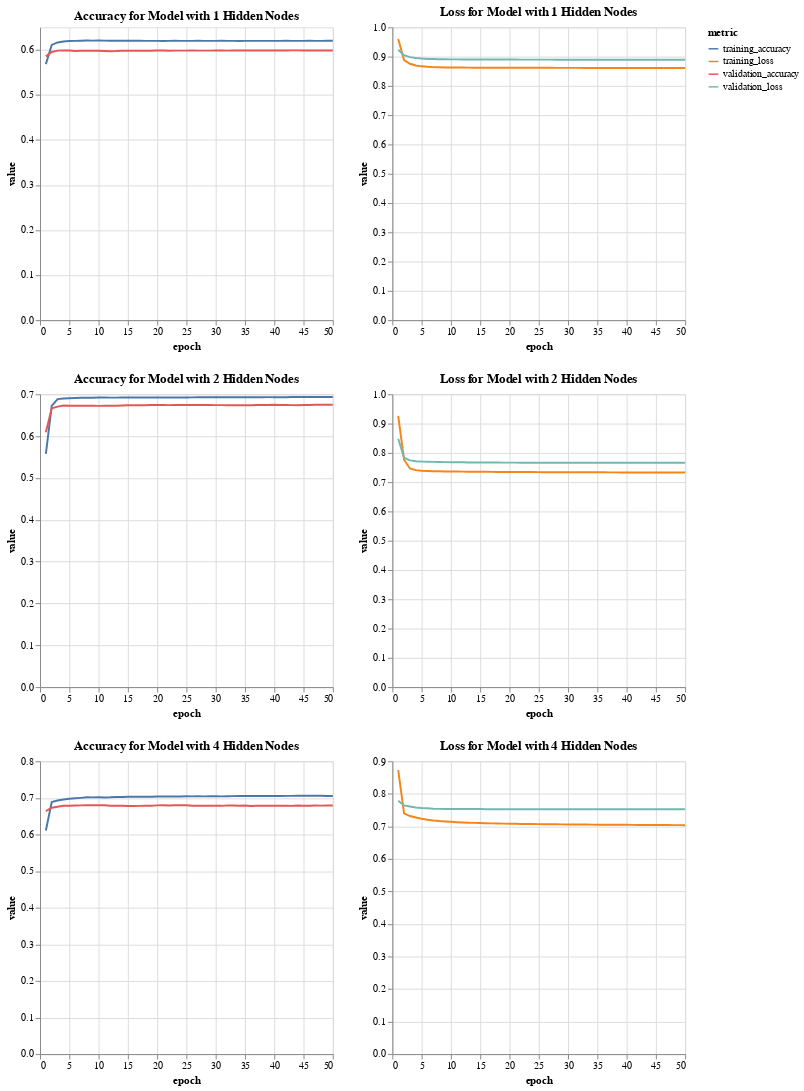

This figure's notebook cell:
### Markdown cell above
8. **Neural Network:**

    In our exploration and tuning of neural networks, we focus on the following hyperparameters:

    - **Single hidden layer, varying the number of nodes**. 

        - Start with a single node in the hidden layer. Use a graph to depict the progression of loss and accuracy for both the training and validation sets, with the horizontal axis representing the number of training epochs and the vertical axis showing loss and accuracy. Training this network should be relatively fast, so let's conduct training for 50 epochs. Observing the graph, what do you conclude? Is the network underfitting or overfitting? Why?

        - Repeat the above process using 2 and 4 nodes in the hidden layer. Use the same type of graph to document your observations regarding loss and accuracy.

        - Start with 8 nodes in the hidden layer and progressively double the number of nodes until it surpasses the number of nodes in the input layer. This results in seven experiments and corresponding graphs for the following configurations: 8, 16, 32, 64, 128, 256, and 512 nodes. Document your observations throughout the process.
        
        - Ensure that the **number of training epochs** is adequate for **observing an increase in validation loss**. **Tip**: During model development, start with a small number of epochs, such as 5 or 10. Once the model appears to perform well, test with larger values, like 40 or 80 epochs, which proved reasonable in our tests. Based on your observations, consider conducting further experiments, if needed. How many epochs were ultimately necessary?

### Code cell
import tensorflow as tf
import pandas as pd
import altair as alt
from tensorflow.keras.models import Sequential
from tensorflow.keras.layers import InputLayer, Dense

# Set random seed for reproducibility
tf.random.set_seed(42)

# Define the models and number of hidden nodes
models_config = [
    {'model_name': 'one_node', 'hidden_nodes': 1},
    {'model_name': 'two_nodes', 'hidden_nodes': 2},
    {'model_name': 'four_nodes', 'hidden_nodes': 4}
]

def create_and_train_model(hidden_nodes):
    """Create, compile, and train a model based on the number of hidden nodes."""
    model = Sequential([
        InputLayer(input_shape=(462,)),
        Dense(hidden_nodes, activation='relu'),  # Hidden layer with variable nodes
        Dense(3, activation='softmax')  # Output layer with 3 nodes
    ])
    
    model.compile(optimizer='adam',
                  loss='sparse_categorical_crossentropy',
                  metrics=['accuracy'])
    
    history = model.fit(
        X_train, y_train,
        epochs=50,
        batch_size=32,
        validation_data=(X_valid, y_valid),
        verbose=0  # Set to 0 to reduce verbose output during training
    )
    
    return history

def prepare(history, hidden_nodes):
    """Prepare the training and validation data for Altair plotting."""
    # Convert history to DataFrame
    df = pd.DataFrame({
        'epoch': range(1, 51),
        'training_accuracy': history.history['accuracy'],
        'validation_accuracy': history.history['val_accuracy'],
        'training_loss': history.history['loss'],
        'validation_loss': history.history['val_loss'],
        'hidden_nodes': [hidden_nodes] * 50
    })
    
    # Melt the dataframe for better use in Altair
    df = df.melt(id_vars=['epoch', 'hidden_nodes'], 
                 value_vars=['training_accuracy', 'validation_accuracy', 'training_loss', 'validation_loss'],
                 var_name='metric', value_name='value')
    
    return df

def plot_training_results(df):
    """Plot the training and validation accuracy and loss using Altair."""
    # Accuracy plot
    accuracy_chart = alt.Chart(df[df['metric'].str.contains('accuracy')]).mark_line().encode(
        x='epoch',
        y='value',
        color='metric',
        column='hidden_nodes',
        tooltip=['epoch', 'value', 'metric']
    ).properties(title="Accuracy for Different Models (Hidden Nodes)")

    # Loss plot
    loss_chart = alt.Chart(df[df['metric'].str.contains('loss')]).mark_line().encode(
        x='epoch',
        y='value',
        color='metric',
        column='hidden_nodes',
        tooltip=['epoch', 'value', 'metric']
    ).properties(title="Loss for Different Models (Hidden Nodes)")
    
    return accuracy_chart, loss_chart

# Loop over model configurations (1, 2, and 4 hidden nodes)
df_all_models = pd.DataFrame()
for config in models_config:
    history = create_and_train_model(config['hidden_nodes'])
    df_model = prepare(history, config['hidden_nodes'])
    df_all_models = pd.concat([df_all_models, df_model], ignore_index=True)

# Plot the results
accuracy_chart, loss_chart = plot_training_results(df_all_models)


# Combine accuracy and loss charts for each model configuration
combined_charts = alt.vconcat()

for hidden_nodes in df_all_models['hidden_nodes'].unique():
    accuracy_chart = alt.Chart(df_all_models[(df_all_models['hidden_nodes'] == hidden_nodes) & (df_all_models['metric'].str.contains('accuracy'))]).mark_line().encode(
        x='epoch',
        y='value',
        color='metric',
        tooltip=['epoch', 'value', 'metric']
    ).properties(title=f"Accuracy for Model with {hidden_nodes} Hidden Nodes")

    loss_chart = alt.Chart(df_all_models[(df_all_models['hidden_nodes'] == hidden_nodes) & (df_all_models['metric'].str.contains('loss'))]).mark_line().encode(
        x='epoch',
        y='value',
        color='metric',
        tooltip=['epoch', 'value', 'metric']
    ).properties(title=f"Loss for Model with {hidden_nodes} Hidden Nodes")

    combined_charts &= (accuracy_chart | loss_chart)

# Display the combined charts
combined_charts.display()
